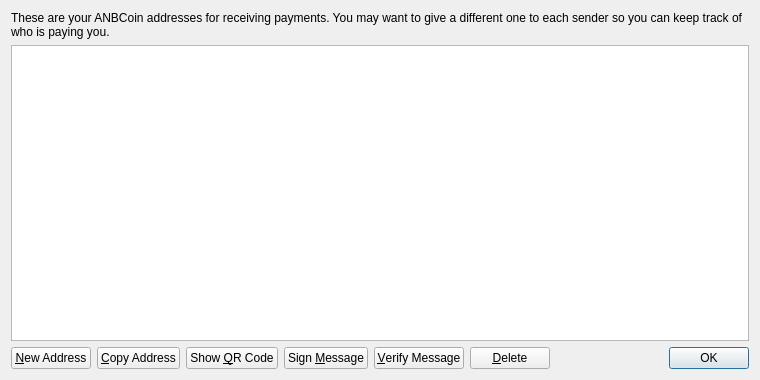
<?xml version="1.0" encoding="UTF-8"?>
<ui version="4.0">
 <class>AddressBookPage</class>
 <widget class="QWidget" name="AddressBookPage">
  <property name="geometry">
   <rect>
    <x>0</x>
    <y>0</y>
    <width>760</width>
    <height>380</height>
   </rect>
  </property>
  <property name="windowTitle">
   <string>Address Book</string>
  </property>
  <layout class="QVBoxLayout" name="verticalLayout">
   <item>
    <widget class="QLabel" name="labelExplanation">
     <property name="text">
      <string>These are your ANBCoin addresses for receiving payments. You may want to give a different one to each sender so you can keep track of who is paying you.</string>
     </property>
     <property name="textFormat">
      <enum>Qt::PlainText</enum>
     </property>
     <property name="wordWrap">
      <bool>true</bool>
     </property>
    </widget>
   </item>
   <item>
    <widget class="QTableView" name="tableView">
     <property name="contextMenuPolicy">
      <enum>Qt::CustomContextMenu</enum>
     </property>
     <property name="toolTip">
      <string>Double-click to edit address or label</string>
     </property>
     <property name="tabKeyNavigation">
      <bool>false</bool>
     </property>
     <property name="alternatingRowColors">
      <bool>true</bool>
     </property>
     <property name="selectionMode">
      <enum>QAbstractItemView::SingleSelection</enum>
     </property>
     <property name="selectionBehavior">
      <enum>QAbstractItemView::SelectRows</enum>
     </property>
     <property name="sortingEnabled">
      <bool>true</bool>
     </property>
     <attribute name="verticalHeaderVisible">
      <bool>false</bool>
     </attribute>
    </widget>
   </item>
   <item>
    <layout class="QHBoxLayout" name="horizontalLayout">
     <item>
      <widget class="QPushButton" name="newAddressButton">
       <property name="toolTip">
        <string>Create a new address</string>
       </property>
       <property name="text">
        <string>&amp;New Address</string>
       </property>
       <property name="icon">
        <iconset resource="../bitcoin.qrc">
         <normaloff>:/icons/add</normaloff>:/icons/add</iconset>
       </property>
      </widget>
     </item>
     <item>
      <widget class="QPushButton" name="copyToClipboard">
       <property name="toolTip">
        <string>Copy the currently selected address to the system clipboard</string>
       </property>
       <property name="text">
        <string>&amp;Copy Address</string>
       </property>
       <property name="icon">
        <iconset resource="../bitcoin.qrc">
         <normaloff>:/icons/editcopy</normaloff>:/icons/editcopy</iconset>
       </property>
      </widget>
     </item>
     <item>
      <widget class="QPushButton" name="showQRCode">
       <property name="text">
        <string>Show &amp;QR Code</string>
       </property>
       <property name="icon">
        <iconset resource="../bitcoin.qrc">
         <normaloff>:/icons/qrcode</normaloff>:/icons/qrcode</iconset>
       </property>
      </widget>
     </item>
     <item>
      <widget class="QPushButton" name="signMessage">
       <property name="toolTip">
        <string>Sign a message to prove you own a ANBCoin address</string>
       </property>
       <property name="text">
        <string>Sign &amp;Message</string>
       </property>
       <property name="icon">
        <iconset resource="../bitcoin.qrc">
         <normaloff>:/icons/edit</normaloff>:/icons/edit</iconset>
       </property>
      </widget>
     </item>
     <item>
      <widget class="QPushButton" name="verifyMessage">
       <property name="toolTip">
        <string>Verify a message to ensure it was signed with a specified ANBCoin address</string>
       </property>
       <property name="text">
        <string>&amp;Verify Message</string>
       </property>
       <property name="icon">
        <iconset resource="../bitcoin.qrc">
         <normaloff>:/icons/transaction_0</normaloff>:/icons/transaction_0</iconset>
       </property>
      </widget>
     </item>
     <item>
      <widget class="QPushButton" name="deleteButton">
       <property name="toolTip">
        <string>Delete the currently selected address from the list</string>
       </property>
       <property name="text">
        <string>&amp;Delete</string>
       </property>
       <property name="icon">
        <iconset resource="../bitcoin.qrc">
         <normaloff>:/icons/remove</normaloff>:/icons/remove</iconset>
       </property>
      </widget>
     </item>
     <item>
      <spacer name="horizontalSpacer">
       <property name="orientation">
        <enum>Qt::Horizontal</enum>
       </property>
       <property name="sizeHint" stdset="0">
        <size>
         <width>40</width>
         <height>20</height>
        </size>
       </property>
      </spacer>
     </item>
     <item>
      <widget class="QDialogButtonBox" name="buttonBox">
       <property name="sizePolicy">
        <sizepolicy hsizetype="Maximum" vsizetype="Fixed">
         <horstretch>0</horstretch>
         <verstretch>0</verstretch>
        </sizepolicy>
       </property>
       <property name="standardButtons">
        <set>QDialogButtonBox::Ok</set>
       </property>
      </widget>
     </item>
    </layout>
   </item>
  </layout>
 </widget>
 <resources>
  <include location="../bitcoin.qrc"/>
 </resources>
 <connections/>
</ui>
